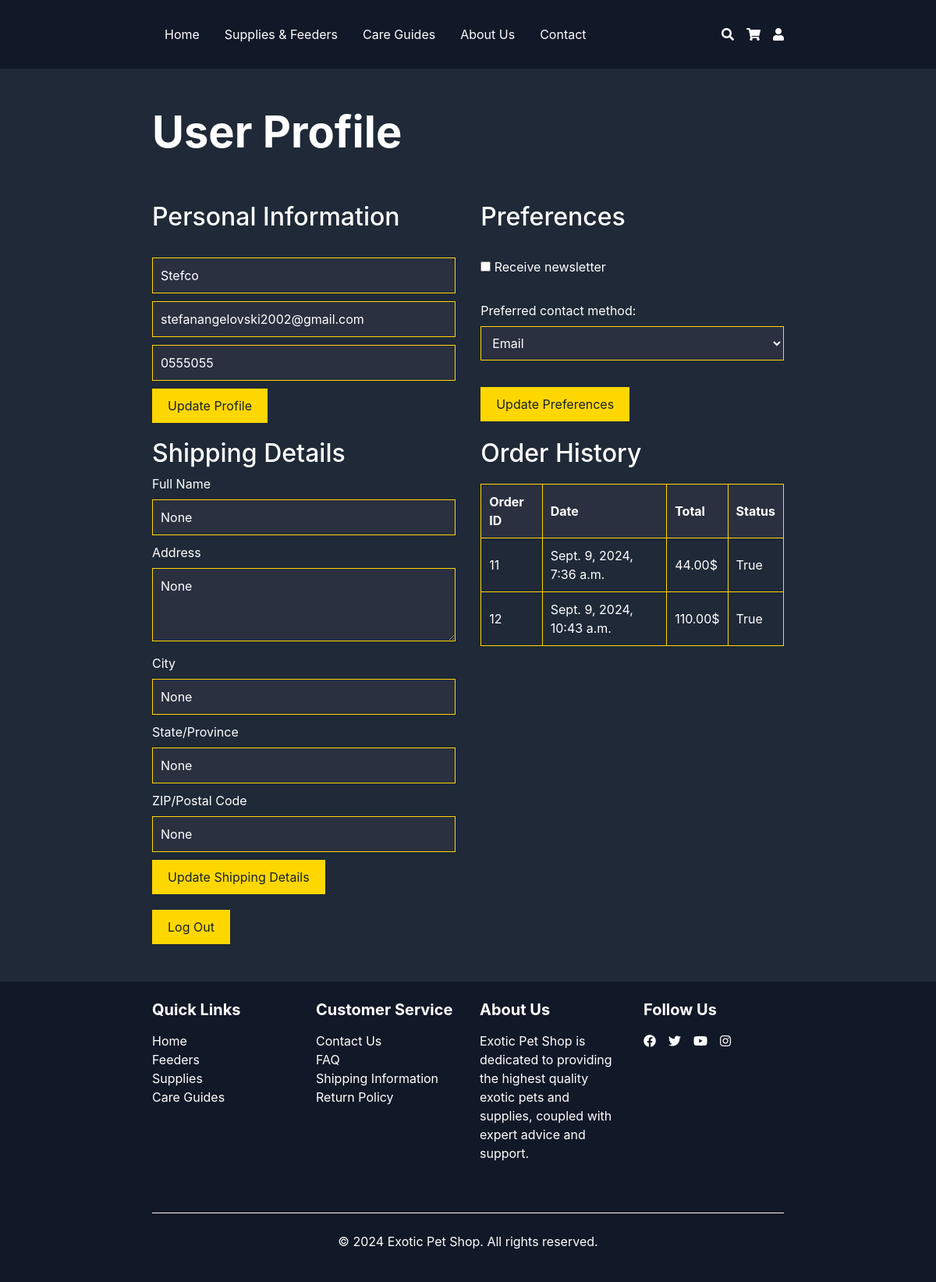
The page /userProfile/ (signed in) on the database its author committed.
### Store/models.py (models this page shows, shortened)
class UserProfile(models.Model):
    user = OneToOneField(User, on_delete=models.CASCADE)
    phone = models.CharField(max_length=20, null=True, blank=True)
    shipping_name = models.CharField(max_length=200, null=True, blank=True)
    shipping_address = models.TextField(null=True, blank=True)
    shipping_city = models.CharField(max_length=200, null=True, blank=True)
    shipping_state = models.CharField(max_length=200, null=True, blank=True)
    shipping_zip = models.CharField(max_length=200, null=True, blank=True)
    cart = models.OneToOneField(Cart, on_delete=models.SET_NULL, null=True, blank=True)

class Order(models.Model):
    user = models.ForeignKey(User, on_delete=models.CASCADE)
    date_ordered = models.DateTimeField(auto_now_add=True)
    complete = models.BooleanField(default=False)
    transaction_price = models.CharField(max_length=100, null=True)

### Store/views.py (the view)
# urls.py: path('userProfile/', views.display_userProfile, name='userProfile'),
@login_required
def display_userProfile(request):
    user = request.user
    user_profile, created = UserProfile.objects.get_or_create(user=user)
    orders = Order.objects.filter(user=request.user)
    return render(request, 'userProfile.html', {'user': user, 'user_profile': user_profile, 'orders': orders})

### templates/userProfile.html (shortened to what this page needs)
{% extends 'layout.html' %}
{% load static %}
{% block content %}
<link rel="stylesheet" type="text/css" href="{% static 'css/userProfile.css' %}">
<div class="container py-5">
    <h1 class="mb-8 display-4 font-weight-bold pb-5">User Profile</h1>
    <div class="profile-container">
        <div class="profile-section">
            <h2 class="pb-4">Personal Information</h2>
            <form id="profile-form" action="{% url 'Store:update_profile' %}" method="post">
                <input type="text" id="fullName" name="fullName" placeholder="Full Name" required value="{{ user.username }}">
                <input type="email" id="email" name="email" placeholder="Email Address" required value="{{ user.email }}">
                <input type="tel" id="phone" name="phone" placeholder="Phone Number" value="{{ user_profile.phone }}">
                <button type="submit">Update Profile</button>
            </form>
        </div>
        <div class="profile-section">
            <h2 class="pb-4">Preferences</h2>
            <form id="preferences-form">
                <label>
                    <input type="checkbox" id="newsletter" name="newsletter">
                    Receive newsletter
                </label>
                <br><br>
                <label>Preferred contact method:</label>
                <select id="contactMethod" name="contactMethod">
                    <option value="email">Email</option>
                </select>
                <br><br>
                <button type="submit">Update Preferences</button>
            </form>
        </div>
        <div class="profile-section">
            <h2>Shipping Details</h2>
            <form id="shipping-form" action="{% url 'Store:update_shipping_details' %}" method="post">
                <label for="shippingName">Full Name</label>
                <input type="text" id="shippingName" name="shippingName" placeholder="Full Name" required value="{{ user_profile.shipping_name }}">
                <label for="shippingAddress">Address</label>
                <textarea id="shippingAddress" name="shippingAddress" placeholder="Address" rows="3" required>{{ user_profile.shipping_address }}</textarea>
                <label for="shippingCity">City</label>
                <input type="text" id="shippingCity" name="shippingCity" placeholder="City" required value="{{ user_profile.shipping_city }}">
                <label for="shippingState">State/Province</label>
                <input type="text" id="shippingState" name="shippingState" placeholder="State/Province" required value="{{ user_profile.shipping_state }}">
                <label for="shippingZip">ZIP/Postal Code</label>
                <input type="text" id="shippingZip" name="shippingZip" placeholder="ZIP/Postal Code" required value="{{ user_profile.shipping_zip }}">
                <button type="submit">Update Shipping Details</button>
            </form>
        </div>
        <div class="profile-section">
            <h2>Order History</h2>
            <table>
                <thead>
                    <tr>
                        <th>Order ID</th>
                        <th>Date</th>
                        <th>Total</th>
                        <th>Status</th>
                    </tr>
                </thead>
                <tbody id="order-history">
                    {% for order in orders %}
                        <tr>
                            <td>{{ order.id }}</td>
                            <td>{{ order.date_ordered }}</td>
                            <td>{{ order.transaction_price }}$</td>
                            <td>{{ order.complete }}</td>
                        </tr>
                    {% empty %}
                        <tr>
                            <td colspan="4">No orders found.</td>
                        </tr>
                    {% endfor %}
                </tbody>
            </table>
        </div>
    </div>
    <form action="{% url 'logout' %}" method="post">
        <button type="submit">Log Out</button>
    </form>
</div>
{% endblock %}

### static/css/layout.css (style rules this page uses)
input[type="text"], input[type="email"], input[type="tel"], textarea, select { width: 100%; padding: 10px; margin-bottom: 10px; background-color: #2a3040; border: 1px solid #ffd700; color: #ffffff; }
.container { max-width: 70%; width: 70%; min-width: 70%; }

### static/css/userProfile.css (style rules this page uses)
.profile-container { display: flex; justify-content: space-between; flex-wrap: wrap; }
.profile-section { width: 48%; margin-bottom: 20px; }
button { background-color: #ffd700; color: #1a2030; padding: 10px 20px; border: none; cursor: pointer; }
table { width: 100%; border-collapse: collapse; margin-top: 20px; }
th, td { border: 1px solid #ffd700; padding: 10px; text-align: left; }
th { background-color: #2a3040; }

### rows shown on the page
UserProfile: phone "0555055", shippingName "None", shippingAddress "None", shippingCity "None", shippingState "None", shippingZip "None"
Order: id "11", date_ordered "Sept. 9, 2024, 7:36 a.m.", transaction_price "44.00", complete "True"
Order: id "12", date_ordered "Sept. 9, 2024, 10:43 a.m.", transaction_price "110.00", complete "True"
